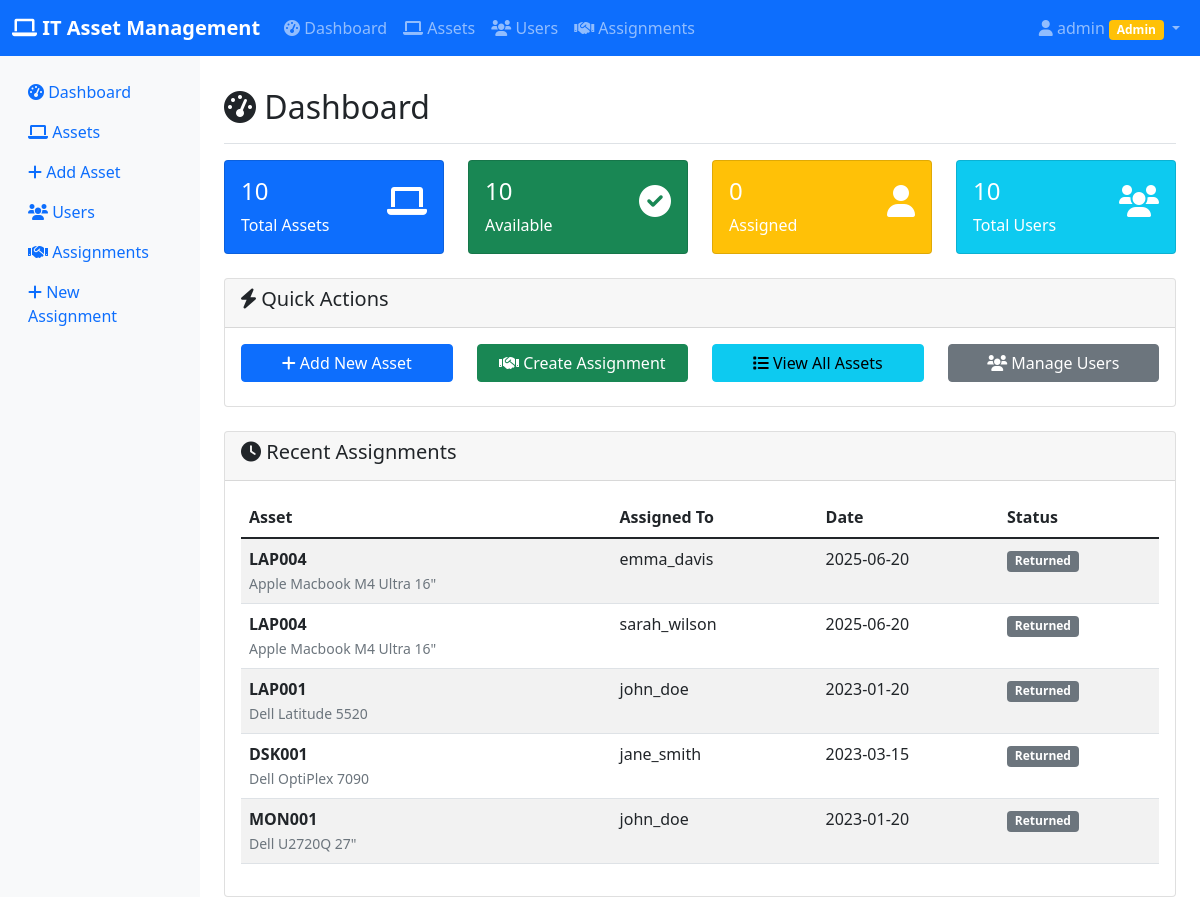
Page / (signed in) on the earlier database version.
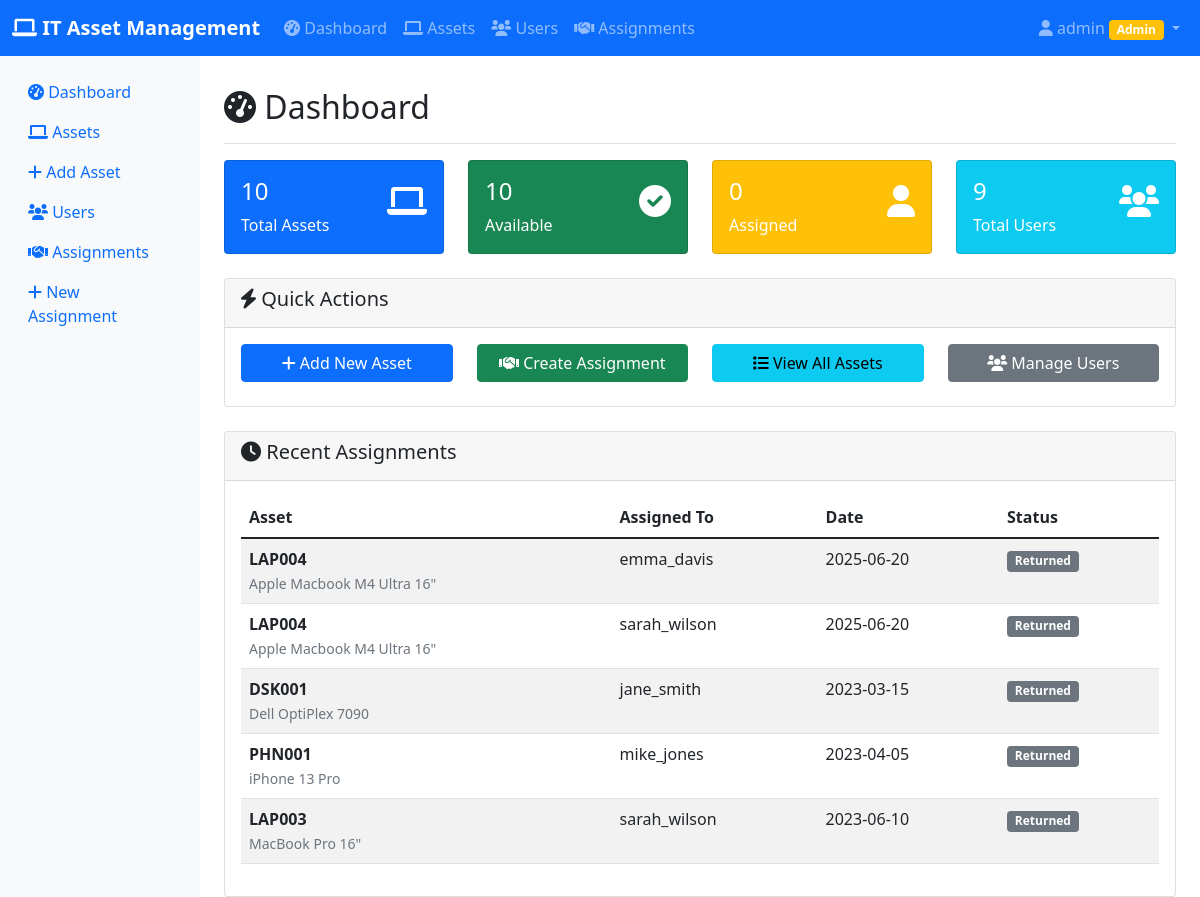
Same page on the later database version.
### app.py (models this page shows, shortened)
class Assignment(db.Model):
    __tablename__ = 'assignments'
    id = db.Column(db.Integer, primary_key=True)
    asset_id = db.Column(db.Integer, db.ForeignKey('assets.id'), nullable=False)
    user_id = db.Column(db.Integer, db.ForeignKey('users.id'), nullable=False)
    assigned_date = db.Column(db.Date, nullable=False, default=date.today)
    returned_date = db.Column(db.Date, nullable=True)
    notes = db.Column(db.Text, nullable=True)
    created_at = db.Column(db.DateTime, default=datetime.utcnow)

class Asset(db.Model):
    __tablename__ = 'assets'
    id = db.Column(db.Integer, primary_key=True)
    asset_tag = db.Column(db.String(50), unique=True, nullable=False, index=True)
    name = db.Column(db.String(100), nullable=False)
    category = db.Column(db.String(50), nullable=False)  # Laptop, Desktop, Monitor, etc.
    purchase_date = db.Column(db.Date, nullable=True)
    warranty_expiry = db.Column(db.Date, nullable=True)
    status = db.Column(db.String(20), nullable=False, default='available')  # available, assigned, retired
    assigned_to = db.Column(db.Integer, db.ForeignKey('users.id'), nullable=True)
    created_at = db.Column(db.DateTime, default=datetime.utcnow)
    assignments = db.relationship('Assignment', backref='asset', lazy=True, cascade='all, delete-orphan')
    assigned_user = db.relationship('User', foreign_keys=[assigned_to], backref='assigned_assets')

class User(UserMixin, db.Model):
    __tablename__ = 'users'
    id = db.Column(db.Integer, primary_key=True)
    username = db.Column(db.String(80), unique=True, nullable=False, index=True)
    email = db.Column(db.String(120), unique=True, nullable=False, index=True)
    password_hash = db.Column(db.String(255), nullable=False)
    role = db.Column(db.String(20), nullable=False, default='regular')  # 'admin' or 'regular'
    created_at = db.Column(db.DateTime, default=datetime.utcnow)
    assignments = db.relationship('Assignment', backref='assigned_user', lazy=True)
    def is_admin(self):
        return self.role == 'admin'

### app.py (the view)
@app.route('/')
def index():
    if not current_user.is_authenticated:
        return redirect(url_for('login'))
    total_assets = Asset.query.count()
    available_assets = Asset.query.filter_by(status='available').count()
    assigned_assets = Asset.query.filter_by(status='assigned').count()
    total_users = User.query.count()
    recent_assignments = Assignment.query.order_by(Assignment.created_at.desc()).limit(5).all()
    return render_template('dashboard.html',
                         total_assets=total_assets,
                         available_assets=available_assets,
                         assigned_assets=assigned_assets,
                         total_users=total_users,
                         recent_assignments=recent_assignments)

### app.py (called while the page is built)
@login_manager.user_loader
def load_user(user_id):
    return User.query.get(int(user_id))

### templates/dashboard.html (shortened to what the changed rows need)
{% extends "base.html" %}
{% block content %}
<div class="d-flex justify-content-between flex-wrap flex-md-nowrap align-items-center pt-3 pb-2 mb-3 border-bottom">
    <h1 class="h2"><i class="fas fa-tachometer-alt"></i> Dashboard</h1>
</div>
<div class="row mb-4">
    <div class="col-md-3">
        <div class="card bg-info text-white">
            <div class="card-body">
                <div class="d-flex justify-content-between">
                    <div>
                        <h4>{{ total_users }}</h4>
                        <p class="mb-0">Total Users</p>
                    </div>
                </div>
            </div>
        </div>
    </div>
</div>
<div class="row">
    <div class="col-md-12">
        <div class="card">
            <div class="card-body">
                {% if recent_assignments %}
                <div class="table-responsive">
                    <table class="table table-striped">
                        <thead>
                            <tr>
                                <th>Asset</th>
                                <th>Assigned To</th>
                                <th>Date</th>
                                <th>Status</th>
                            </tr>
                        </thead>
                        <tbody>
                            {% for assignment in recent_assignments %}
                            <tr>
                                <td>
                                    <strong>{{ assignment.asset.asset_tag }}</strong><br>
                                    <small class="text-muted">{{ assignment.asset.name }}</small>
                                </td>
                                <td>{{ assignment.assigned_user.username }}</td>
                                <td>{{ assignment.assigned_date.strftime('%Y-%m-%d') }}</td>
                                <td>
                                    {% if assignment.returned_date %}
                                        <span class="badge bg-secondary">Returned</span>
                                    {% else %}
                                        <span class="badge bg-success">Active</span>
                                    {% endif %}
                                </td>
                            </tr>
                            {% endfor %}
                        </tbody>
                    </table>
                </div>
                {% else %}
                <p class="text-muted">No recent assignments found.</p>
                {% endif %}
            </div>
        </div>
    </div>
</div>
{% endblock %}

Differences in the rows shown:
removed Assignment: asset.asset_tag "LAP001", asset.name "Dell Latitude 5520", assigned_user.username "john_doe", assigned_date "2023-01-20", returned_date "Returned"
removed Assignment: asset.asset_tag "MON001", asset.name "Dell U2720Q 27\"", assigned_user.username "john_doe", assigned_date "2023-01-20", returned_date "Returned"
now on this page (row unchanged): Assignment: asset.asset_tag "PHN001", asset.name "iPhone 13 Pro", assigned_user.username "mike_jones", assigned_date "2023-04-05", returned_date "Returned"
now on this page (row unchanged): Assignment: asset.asset_tag "LAP003", asset.name "MacBook Pro 16\"", assigned_user.username "sarah_wilson", assigned_date "2023-06-10", returned_date "Returned"
Other differences:
{{ total_users }}: "10" → "9"
